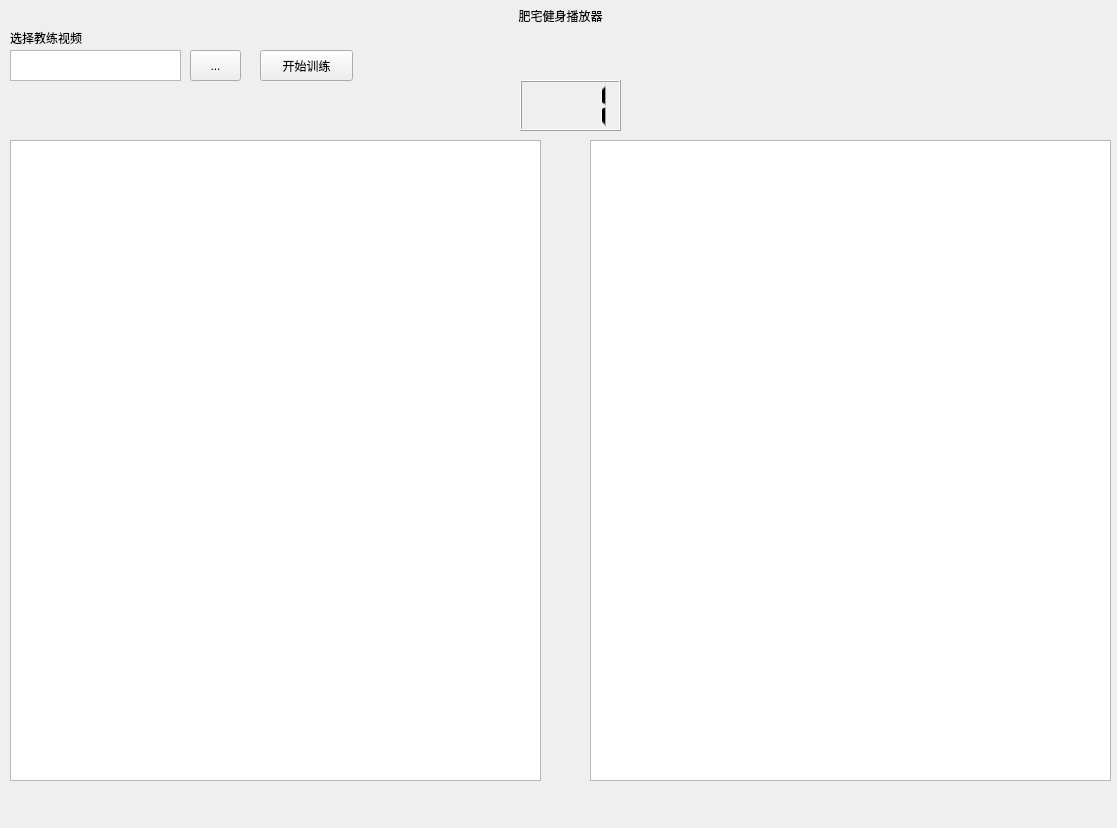
<?xml version="1.0" encoding="UTF-8"?>
<ui version="4.0">
 <class>MainWindow</class>
 <widget class="QMainWindow" name="MainWindow">
  <property name="geometry">
   <rect>
    <x>0</x>
    <y>0</y>
    <width>1117</width>
    <height>828</height>
   </rect>
  </property>
  <property name="windowTitle">
   <string>MainWindow</string>
  </property>
  <widget class="QWidget" name="centralwidget">
   <widget class="QGraphicsView" name="graphicsView_left">
    <property name="geometry">
     <rect>
      <x>10</x>
      <y>140</y>
      <width>531</width>
      <height>641</height>
     </rect>
    </property>
   </widget>
   <widget class="QGraphicsView" name="graphicsView_right">
    <property name="geometry">
     <rect>
      <x>590</x>
      <y>140</y>
      <width>521</width>
      <height>641</height>
     </rect>
    </property>
   </widget>
   <widget class="QTextEdit" name="textEdit">
    <property name="geometry">
     <rect>
      <x>10</x>
      <y>50</y>
      <width>171</width>
      <height>31</height>
     </rect>
    </property>
   </widget>
   <widget class="QToolButton" name="toolButton">
    <property name="geometry">
     <rect>
      <x>190</x>
      <y>50</y>
      <width>51</width>
      <height>31</height>
     </rect>
    </property>
    <property name="text">
     <string>...</string>
    </property>
   </widget>
   <widget class="QPushButton" name="pushButton">
    <property name="geometry">
     <rect>
      <x>260</x>
      <y>50</y>
      <width>93</width>
      <height>31</height>
     </rect>
    </property>
    <property name="text">
     <string>开始训练</string>
    </property>
   </widget>
   <widget class="QLabel" name="label">
    <property name="geometry">
     <rect>
      <x>0</x>
      <y>0</y>
      <width>1121</width>
      <height>31</height>
     </rect>
    </property>
    <property name="text">
     <string>肥宅健身播放器</string>
    </property>
    <property name="textFormat">
     <enum>Qt::PlainText</enum>
    </property>
    <property name="alignment">
     <set>Qt::AlignCenter</set>
    </property>
    <property name="wordWrap">
     <bool>false</bool>
    </property>
    <property name="indent">
     <number>5</number>
    </property>
   </widget>
   <widget class="QLabel" name="label_2">
    <property name="geometry">
     <rect>
      <x>10</x>
      <y>30</y>
      <width>151</width>
      <height>16</height>
     </rect>
    </property>
    <property name="text">
     <string>选择教练视频</string>
    </property>
   </widget>
   <widget class="QLCDNumber" name="lcdNumber">
    <property name="geometry">
     <rect>
      <x>520</x>
      <y>80</y>
      <width>101</width>
      <height>51</height>
     </rect>
    </property>
    <property name="digitCount">
     <number>3</number>
    </property>
    <property name="value" stdset="0">
     <double>0.980000000000000</double>
    </property>
   </widget>
  </widget>
 </widget>
 <resources/>
 <connections>
  <connection>
   <sender>toolButton</sender>
   <signal>clicked()</signal>
   <receiver>MainWindow</receiver>
   <slot>close()</slot>
   <hints>
    <hint type="sourcelabel">
     <x>215</x>
     <y>91</y>
    </hint>
    <hint type="destinationlabel">
     <x>558</x>
     <y>413</y>
    </hint>
   </hints>
  </connection>
  <connection>
   <sender>pushButton</sender>
   <signal>clicked()</signal>
   <receiver>MainWindow</receiver>
   <slot>close()</slot>
   <hints>
    <hint type="sourcelabel">
     <x>306</x>
     <y>65</y>
    </hint>
    <hint type="destinationlabel">
     <x>558</x>
     <y>413</y>
    </hint>
   </hints>
  </connection>
 </connections>
</ui>
